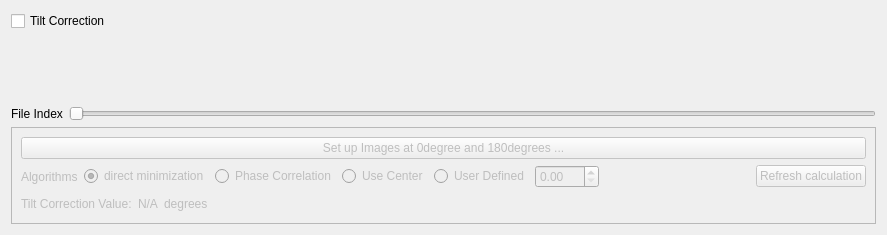
          <widget class="QWidget" name="page_2">
           <property name="geometry">
            <rect>
             <x>0</x>
             <y>0</y>
             <width>887</width>
             <height>235</height>
            </rect>
           </property>
           <attribute name="label">
            <string>Tilt Correction</string>
           </attribute>
           <layout class="QVBoxLayout" name="verticalLayout_7">
            <item>
             <widget class="QCheckBox" name="tilt_correction_checkBox">
              <property name="text">
               <string>Tilt Correction</string>
              </property>
             </widget>
            </item>
            <item>
             <widget class="QWidget" name="tilt_correction_widget" native="true">
              <property name="sizePolicy">
               <sizepolicy hsizetype="Preferred" vsizetype="Expanding">
                <horstretch>0</horstretch>
                <verstretch>0</verstretch>
               </sizepolicy>
              </property>
             </widget>
            </item>
            <item>
             <layout class="QHBoxLayout" name="horizontalLayout_5">
              <item>
               <widget class="QLabel" name="label_10">
                <property name="text">
                 <string>File Index</string>
                </property>
               </widget>
              </item>
              <item>
               <widget class="QSlider" name="tilt_correction_file_index_horizontalSlider">
                <property name="orientation">
                 <enum>Qt::Horizontal</enum>
                </property>
               </widget>
              </item>
             </layout>
            </item>
            <item>
             <widget class="QFrame" name="tilt_correction_frame">
              <property name="enabled">
               <bool>false</bool>
              </property>
              <property name="frameShape">
               <enum>QFrame::StyledPanel</enum>
              </property>
              <property name="frameShadow">
               <enum>QFrame::Raised</enum>
              </property>
              <layout class="QVBoxLayout" name="verticalLayout_8">
               <item>
                <widget class="QPushButton" name="tilt_correction_setup_0_and_180degrees_images_pushButton">
                 <property name="text">
                  <string>Set up Images at 0degree and 180degrees ...</string>
                 </property>
                </widget>
               </item>
               <item>
                <layout class="QHBoxLayout" name="horizontalLayout_7">
                 <item>
                  <widget class="QLabel" name="label_14">
                   <property name="text">
                    <string>Algorithms</string>
                   </property>
                  </widget>
                 </item>
                 <item>
                  <widget class="QRadioButton" name="tilt_correction_direct_minimization_radioButton">
                   <property name="text">
                    <string>direct minimization</string>
                   </property>
                   <property name="checked">
                    <bool>true</bool>
                   </property>
                  </widget>
                 </item>
                 <item>
                  <widget class="QRadioButton" name="tilt_correction_phase_correlation_radioButton">
                   <property name="text">
                    <string>Phase Correlation</string>
                   </property>
                   <property name="checked">
                    <bool>false</bool>
                   </property>
                  </widget>
                 </item>
                 <item>
                  <widget class="QRadioButton" name="tilt_correction_use_center_radioButton">
                   <property name="text">
                    <string>Use Center</string>
                   </property>
                  </widget>
                 </item>
                 <item>
                  <widget class="QRadioButton" name="tilt_user_defined_radioButton">
                   <property name="text">
                    <string>User Defined</string>
                   </property>
                  </widget>
                 </item>
                 <item>
                  <widget class="QDoubleSpinBox" name="tilt_user_defined_doubleSpinBox">
                   <property name="maximum">
                    <double>360.000000000000000</double>
                   </property>
                  </widget>
                 </item>
                 <item>
                  <spacer name="horizontalSpacer_3">
                   <property name="orientation">
                    <enum>Qt::Horizontal</enum>
                   </property>
                   <property name="sizeHint" stdset="0">
                    <size>
                     <width>40</width>
                     <height>20</height>
                    </size>
                   </property>
                  </spacer>
                 </item>
                 <item>
                  <widget class="QPushButton" name="tilt_refresh_calculation_pushButton">
                   <property name="text">
                    <string>Refresh calculation</string>
                   </property>
                  </widget>
                 </item>
                </layout>
               </item>
               <item>
                <layout class="QHBoxLayout" name="horizontalLayout_6">
                 <item>
                  <widget class="QLabel" name="label_11">
                   <property name="text">
                    <string>Tilt Correction Value:</string>
                   </property>
                  </widget>
                 </item>
                 <item>
                  <widget class="QLabel" name="tilt_correcton_value_label">
                   <property name="text">
                    <string>N/A</string>
                   </property>
                  </widget>
                 </item>
                 <item>
                  <widget class="QLabel" name="tilt_correction_units_label">
                   <property name="text">
                    <string>degrees</string>
                   </property>
                  </widget>
                 </item>
                 <item>
                  <spacer name="horizontalSpacer_2">
                   <property name="orientation">
                    <enum>Qt::Horizontal</enum>
                   </property>
                   <property name="sizeHint" stdset="0">
                    <size>
                     <width>40</width>
                     <height>20</height>
                    </size>
                   </property>
                  </spacer>
                 </item>
                </layout>
               </item>
              </layout>
             </widget>
            </item>
           </layout>
          </widget>
